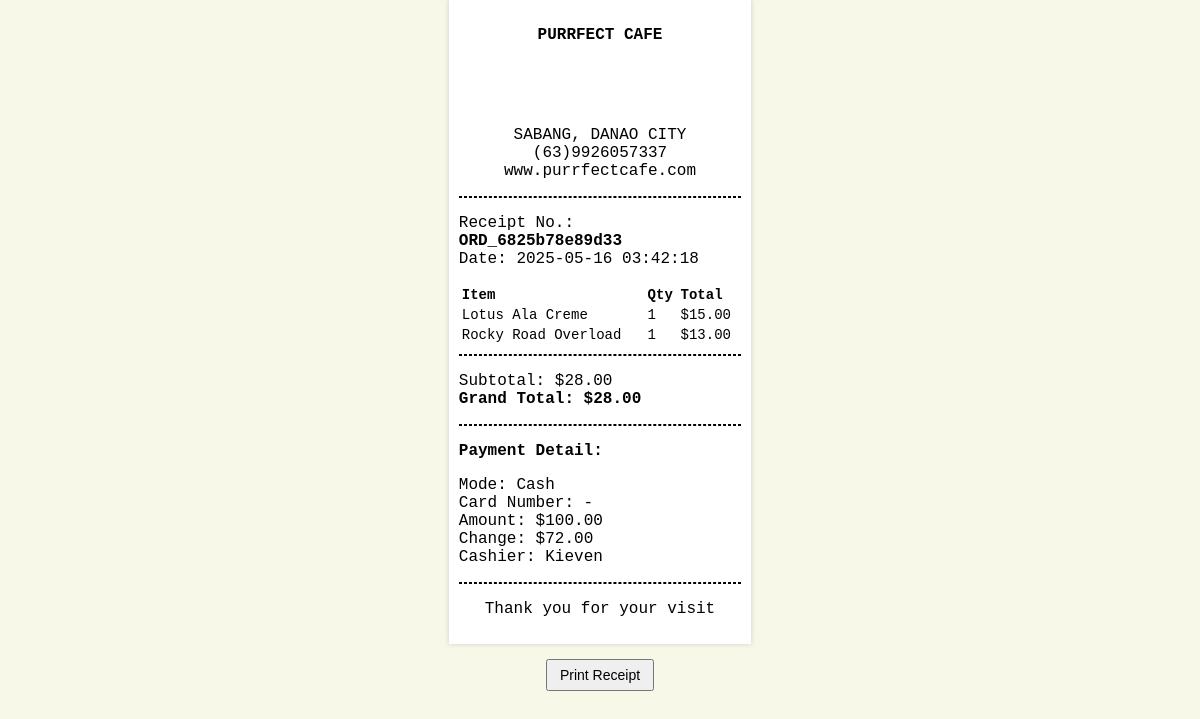
Screenshot of /Restro/admin/receipts.php?order_id=ORD_6825b78e89d33 (signed in) with the database file from the repository.
### tables this page shows
CREATE TABLE `order_items` (
  `id` int(11) NOT NULL,
  `order_id` varchar(50) NOT NULL,
  `product_id` varchar(50) NOT NULL,
  `quantity` int(11) NOT NULL,
  `price` decimal(10,2) NOT NULL
);

CREATE TABLE `rpos_products` (
  `prod_id` varchar(200) NOT NULL,
  `prod_name` varchar(200) NOT NULL,
  `prod_img` varchar(200) NOT NULL,
  `prod_desc` longtext NOT NULL,
  `prod_price` varchar(200) NOT NULL,
  `created_at` timestamp(6) NOT NULL DEFAULT current_timestamp(6) ON UPDATE current_timestamp(6),
  `barcode` varchar(50) NOT NULL
);

CREATE TABLE `orders` (
  `order_id` varchar(50) NOT NULL,
  `total_price` decimal(10,2) NOT NULL,
  `cash_received` decimal(10,2) NOT NULL,
  `change_amount` decimal(10,2) NOT NULL,
  `created_at` timestamp NOT NULL DEFAULT current_timestamp(),
  `barcode` varchar(255) NOT NULL,
  `staff_id` varchar(100) DEFAULT NULL
);

CREATE TABLE `rpos_staff` (
  `staff_id` int(20) NOT NULL,
  `staff_name` varchar(200) NOT NULL,
  `staff_number` varchar(200) NOT NULL,
  `staff_email` varchar(200) NOT NULL,
  `staff_password` varchar(200) NOT NULL,
  `created_at` timestamp(6) NOT NULL DEFAULT current_timestamp(6) ON UPDATE current_timestamp(6),
  `staff_profile_pic` varchar(255) DEFAULT NULL
);

### Restro/admin/receipts.php (the view, shortened to what this page needs)
<?php
include('config/config.php');
$orderID = $_GET['order_id'];
$stmt = $mysqli->prepare("SELECT * FROM orders WHERE order_id = ?");
$stmt->bind_param("s", $orderID);
$stmt->execute();
$order = $stmt->get_result()->fetch_assoc();
$cashierName = 'Unknown';
if (!empty($order['staff_id'])) {
    $stmt = $mysqli->prepare("SELECT staff_name FROM rpos_staff WHERE staff_number = ?");
    $stmt->bind_param("s", $order['staff_id']);
    $stmt->execute();
    $result = $stmt->get_result();
    if ($staff = $result->fetch_assoc()) {
        $cashierName = $staff['staff_name'];
    }
}
$stmt = $mysqli->prepare("SELECT oi.*, p.prod_name, p.barcode FROM order_items oi JOIN rpos_products p ON oi.product_id = p.prod_id WHERE oi.order_id = ?");
$stmt->bind_param("s", $orderID);
$stmt->execute();
$orderItems = $stmt->get_result();
?>
<!DOCTYPE html>
<html>
<head>
</head>
<body>
    <div class="receipt">
        <div class="center">
            <p class="bold">PURRFECT CAFE</p>
            <svg id="barcode" class="barcode"></svg>
            <p>SABANG, DANAO CITY<br>(63)9926057337<br>
               www.purrfectcafe.com</p>
        </div>
        <hr>
        <p>Receipt No.: <span class="bold"><?php echo htmlspecialchars($orderID); ?></span><br>
           Date: <?php echo date("Y-m-d H:i:s"); ?></p>
        <table>
            <thead>
                <tr class="bold">
                    <td>Item</td>
                    <td>Qty</td>
                    <td>Total</td>
                </tr>
            </thead>
            <tbody>
                <?php while ($item = $orderItems->fetch_assoc()): ?>
                <tr>
                    <td><?php echo htmlspecialchars($item['prod_name']); ?></td>
                    <td><?php echo intval($item['quantity']); ?></td>
                    <td>$<?php echo number_format($item['quantity'] * $item['price'], 2); ?></td>
                </tr>
                <?php endwhile; ?>
            </tbody>
        </table>
        <hr>
        <p>Subtotal: $<?php echo number_format($order['total_price'], 2); ?><br>
           <span class="bold">Grand Total: $<?php echo number_format($order['total_price'], 2); ?></span></p>
        <hr>
        <p class="bold">Payment Detail:</p>
<p>
    Mode: Cash<br>
    Card Number: -<br>
    Amount: $<?php echo number_format($order['cash_received'], 2); ?><br>
    Change: $<?php echo number_format($order['change_amount'], 2); ?><br>
    Cashier: <?php echo htmlspecialchars($cashierName); ?>
</p>
        <hr>
        <div class="center">
            <p>Thank you for your visit</p>
        </div>
    </div>
    <button onclick="window.print()" class="print-btn">Print Receipt</button>
</body>
</html>

### Restro/admin/receipts.php (style rules this page uses)
body { width: 3.15in; font-family: 'Courier New', Courier, monospace; margin: auto; background: #f8f8e8; }
.receipt { background: #fff; padding: 10px; box-shadow: 0 0 5px #ccc; }
.center { text-align: center; }
.bold { font-weight: bold; }
hr { border: 1px dashed #000; margin: 8px 0; }
table { width: 100%; font-size: 14px; }
svg#barcode { display: block; margin: 0 auto; width: 100%; height: 50px; }
.print-btn { display: block; margin: 15px auto 0; padding: 6px 12px; font-size: 14px; cursor: pointer; }

### rows the page displays
order_items: rpos_products.prod_name "Lotus Ala Creme", quantity "1", $item['quantity']*$item['price'] "15.00"
order_items: rpos_products.prod_name "Rocky Road Overload", quantity "1", $item['quantity']*$item['price'] "13.00"
orders: total_price "28.00", cash_received "100.00", change_amount "72.00"
rpos_staff: staff_name "Kieven"

### other values shown
$orderID "ORD_6825b78e89d33"
